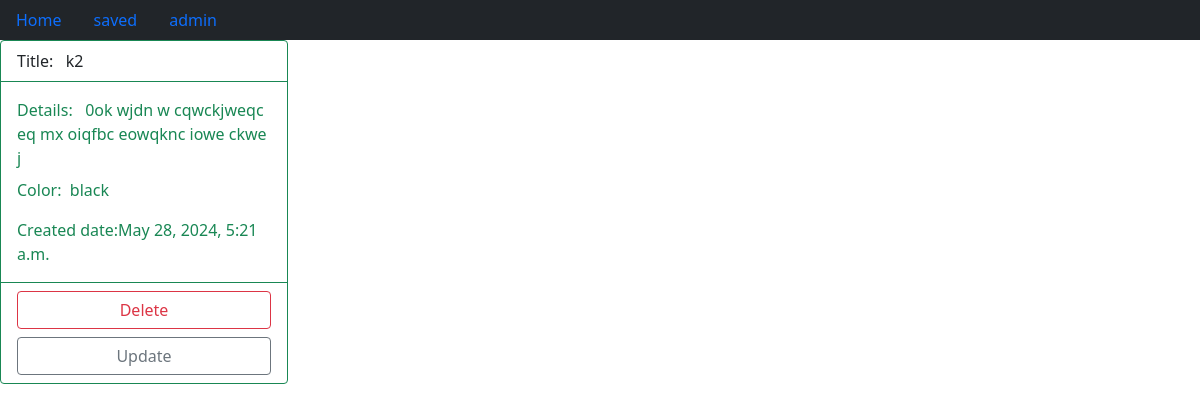
Screenshot of /get_by_title/k2/ with the database file from the repository.
### Notes/models.py (models this page shows, shortened)
class Notes(models.Model):
    title = models.CharField(max_length=100,unique=True)
    description =  models.TextField(max_length=500)
    created_date = models.DateTimeField(auto_now_add=True)
    drop_down = models.ForeignKey(DropDown, blank=True, null=True, on_delete=models.CASCADE)

class DropDown(models.Model):
    drop_down = models.CharField(blank=True, max_length= 50)

### Notes/views.py (the view)
# urls.py: path('get_by_title/<slug:slug>/',views.get_by_title,name='get_by_title'),
def get_by_title(request,slug):
    slug = slugify(slug)
    x = get_list_or_404(Notes, title=slug)
    url = reverse('get_by_title',kwargs={'slug':slug})
    return render(request,'ViewSaved.html',{'x':x,'url':url})

### templates/ViewSaved.html
{% extends 'Notes.html' %}
{% block saved_view %}
{% if x|length > 0 %}
    {% for i in x %}
            <div class="card border-success mb-3" style="max-width: 18rem;">
                <div class="card-header bg-transparent border-success">Title:&nbsp;&nbsp; {{i.title}}</div>
                <div class="card-body text-success">
                  <p class="card-title">Details: &nbsp;&nbsp;{{i.description}}</p>
                  <p class="card-text">Color:&nbsp;&nbsp;{{i.drop_down.drop_down}}</p>
                  <p class="card-text">Created date:{{i.created_date}}</p>
                </div>
                <div class="card-footer bg-transparent border-success d-grid gap-2">
                    {% if Edit %}
                    <a class="btn btn btn-outline-warning" href="{% url 'get_by_title' i.title%}">Edit</a> </a>
                    {% else %}
                    <a class="btn btn-outline-danger" href="delete">Delete</a>
                    <a class="btn btn-outline-secondary" href="update">Update</a>
                    {% endif %}
                </div>
              </div>
    {% endfor %}
{% endif %}
{% endblock %}

### rows the page displays
Notes: title "k2", description "0ok wjdn w cqwckjweqc eq mx oiqfbc eowqknc iowe ckwe j", drop_down.drop_down "black", created_date "May 28, 2024, 5:21 a.m."
